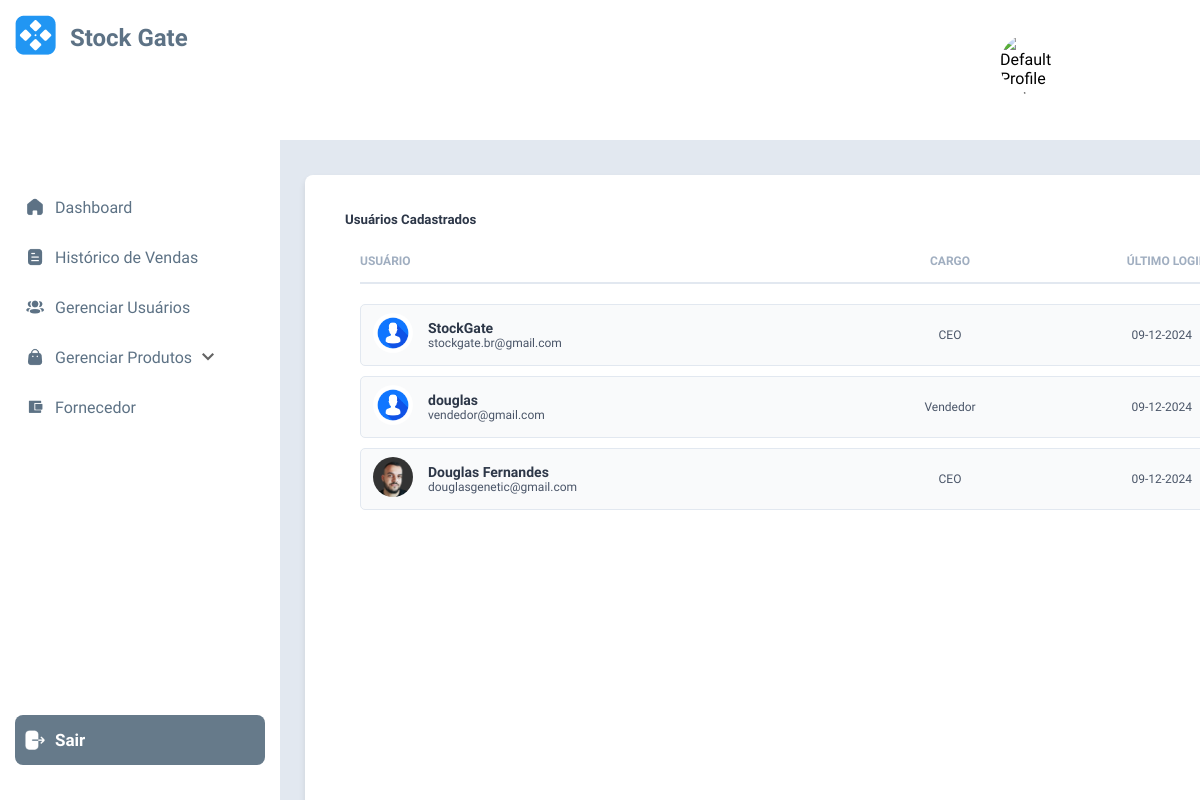
The app's page /usuarios/, older data.
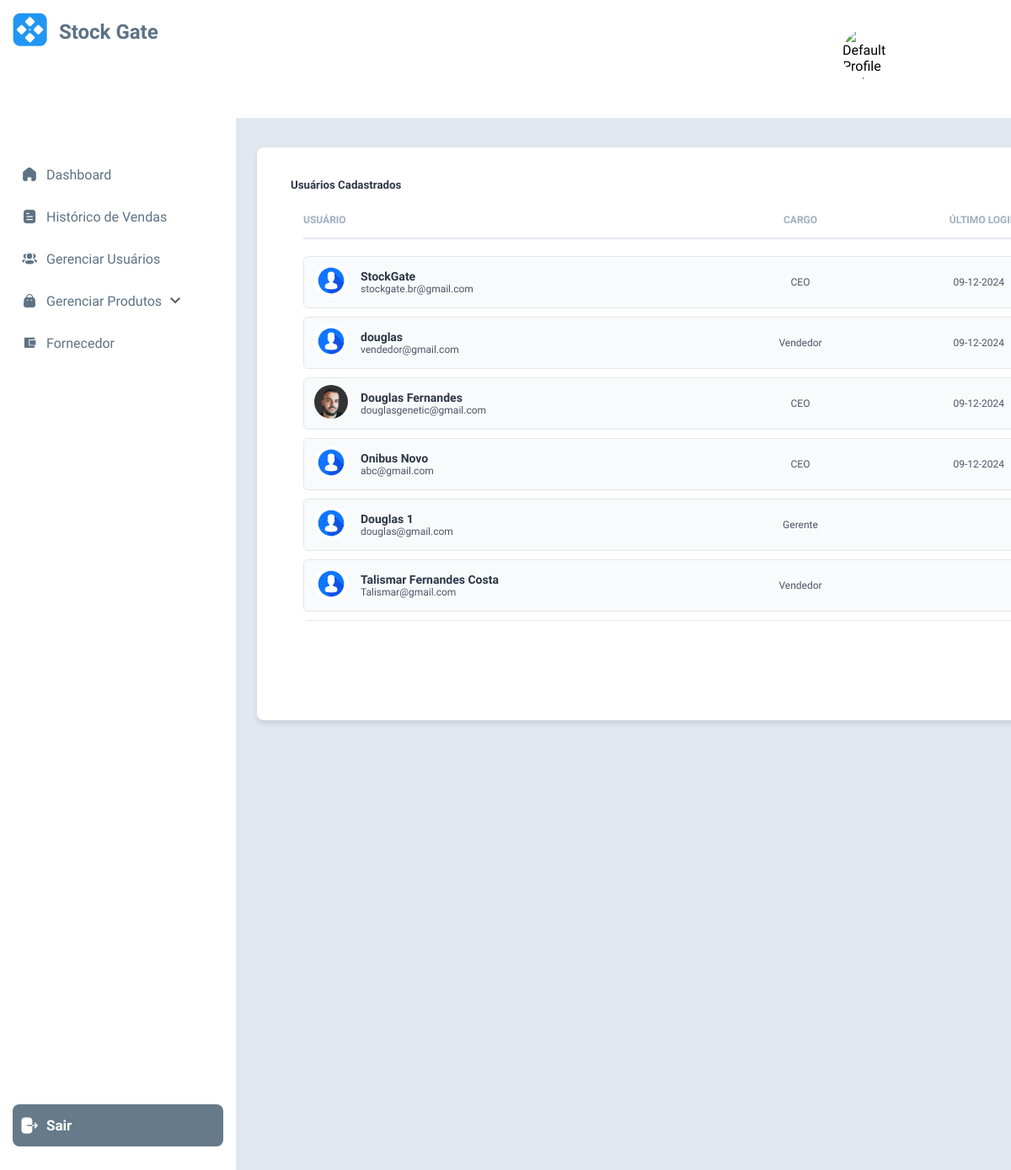
The same page, newer data.
### users/models.py (models this page shows, shortened)
class CustomUser(AbstractUser):
    objects = CustomUserManager()
    first_name = None
    last_name = None
    username = None
    USERNAME_FIELD = "email"
    email = models.EmailField("email", unique=True)
    name = models.CharField("name", max_length=150)
    cpf = models.CharField("cpf", max_length=15)
    profile_picture = models.ImageField(upload_to='profile_pictures/', null=True, blank=True, default='profile_pictures/default.jpg')
    REQUIRED_FIELDS = []

### users/views.py (the view)
# urls.py: path('usuarios/', views.UsersListView. as_view(), name="usuarios")
class UsersListView(ListView):
    model = models.CustomUser

### templates/users/customuser_list.html (shortened to what this page needs)
{% extends 'users/ceo/base.html' %}
{% load static %}
{% block head %}
<link rel="stylesheet" href="{% static 'css/ceo/customuser_list.css' %}">
{% endblock %}
{% block content %}
<section id="core">
    <h5>Usuários Cadastrados</h5>
    <div id="users-container">
        <ul id="users">
            <div class="user-titles">
                <span class="title">USUÁRIO</span>
                <span class="title">CARGO</span>
                <span class="title">ÚLTIMO LOGIN</span>
            </div>
            {% for user in object_list %}
                <div class="user-card">
                    <div class="user-info">
                        <div class="user-photo">
                            <img src="{{ user.profile_picture.url }}" alt="Foto de {{ user.name }}" />
                        </div>
                        <div class="user-details">
                            <span class="user-name">{{ user.name }}</span>
                            <span class="user-email">{{ user.email }}</span>
                        </div>
                        <span class="user-group">{{ user.groups.first }}</span>
                        <span class="user-last-login">{{ user.last_login|date:"d-m-Y" }}</span>
                    </div>
                </div>
            {% endfor %}
        </ul>
    </div>
</section>
{% endblock %}

### templates/users/ceo/base.html (shortened to what this page needs)
{% load static %}
<!DOCTYPE html>
<html lang="en">
<head>
    <link rel="stylesheet" href="{% static 'css/ceo/base.css' %}">
    {% block head %}{% endblock %}
</head>
<body>
    <header id="header">
        <div id="pic-profile">
            {% if request.user.profile_picture %}
                <img src="{{ request.user.profile_picture.url }}" alt="Profile Picture" style="max-width: 60px; max-height: 60px; border-radius: 50%;" />
            {% else %}
                <img src="{% static 'images/default.jpg' %}" alt="Default Profile Picture" style="max-width: 60px; max-height: 60px; border-radius: 50%;" />
            {% endif %}
        </div>
    </header>
    <div class="sidebar">
        <div id="logo">
            <div id="logo-child"><img src="{% static 'images/logo.png' %}" alt="logo Stock Gate"></div>
            <div id="logo-name">Stock Gate</div>
        </div>
        <ul>
            <li><a href="#dashboard"><img src="{% static 'images/ceo/Home.png' %}" alt="Dashboard Icon">Dashboard</a></li>
            <li><a href="#historico"><img src="{% static 'images/ceo/Document.png' %}" alt="Histórico Icon">Histórico de Vendas</a></li>
            <li><a href="{% url "usuarios" %}"><img src="{% static 'images/ceo/3 User.png' %}" alt="Usuários Icon">Gerenciar Usuários</a></li>
            <li class="dropdown">
                <a href="#produtos" class="dropdown-btn"><img src="{% static 'images/ceo/Bag.png' %}" alt="Produtos Icon">Gerenciar Produtos                        <img src="{% static 'images/ceo/down.png' %}" alt="Seta" style="width: auto; height: auto; margin-left: 10px;" />
                </a>
            </li>
            <li><a href="#fornecedor"><img src="{% static 'images/ceo/wallet.png' %}" alt="Fornecedor Icon">Fornecedor</a></li>
        </ul>
        <a class="logout-btn" href="{% url "logout" %}">
            <img src="{% static 'images/ceo/Logout.png' %}"  alt="Ícone de Sair" class="logout-icon">
            Sair
        </a>
    </div>
    <div class="content">
        {% block content %}{% endblock %}
    </div>
</body>
</html>

### static/css/ceo/base.css (style rules this page uses)
* { font-family: "Epilogue", sans-serif; }
body { margin: 0; font-family: "Epilogue", sans-serif; display: flex; background-color: #E2E8F0; height: 100vh; user-select: none; }
#sidebar, #header { user-select: none; }
#header { height: 140px; width: 100%; background-color: #fff; position: fixed; top: 0; display: flex; justify-content: flex-end; align-items: center; flex-direction: row; z-index: auto; padding: 0 20px; font-family: "Epilogue", sans-serif; }
#header img { max-width: 70px; max-height: 70px; border-radius: 50%; margin-left: 10px; }
#pic-profile { padding-right: 30px; }
#header img, #openModalBtn { cursor: pointer; }
.sidebar { width: 250px; background-color: #fff; color: #5D7285; height: 100vh; padding: 15px; position: fixed; display: flex; flex-direction: column; font-family: "Epilogue", sans-serif; }
.sidebar #logo { display: flex; flex-direction: row; align-items: center; font-family: "Epilogue", sans-serif; color: #5D7285; font-weight: 600; font-size: 24px; padding-bottom: 100px; }
#logo #logo-child { margin-right: 7px; }
#logo #logo-name { margin-left: 7px; }
.sidebar ul { list-style-type: none; padding: 0; }
.sidebar ul li { margin: 10px 0; }
.sidebar ul li a { color: #5D7285; text-decoration: none; display: flex; align-items: center; padding: 10px; border-radius: 5px; transition: background-color 0.3s; font-size: 16px; font-weight: 400; }
.sidebar ul li a img { width: 20px; height: 20px; margin-right: 10px; }
.logout-btn { display: flex; align-items: center; background-color: #667A8A; color: white; height: 50px; width: 230px; border: none; padding: 0 10px; margin-bottom: 50px; font-family: 'Epilogue', sans-serif; font-weight: bold; font-size: 17px; cursor: pointer; margin-top: auto; border-radius: 8px; text-decoration: none; }
.logout-icon { width: 20px; height: 20px; margin-right: 10px; }
.content { margin-left: 285px; margin-top: 135px; padding: 20px; width: 100%; height: 100%; position: fixed; }
section { margin-top: 20px; }

### static/css/ceo/customuser_list.css (style rules this page uses)
.content { display: flex; justify-content: flex-start; flex-direction: column; font-family: 'Epilogue', sans-serif; max-height: 700px; }
h5 { color: #2D3748; margin-left: 25px; margin-bottom: 10px; }
#core { max-width: 1170px; height: 100%; background-color: #fff; padding: 15px; border-radius: 8px; box-shadow: 0 4px 6px rgba(0, 0, 0, 0.1); }
#users-container { max-height: 500px; overflow-y: auto; margin: 0; padding: 0; }
#users { display: flex; flex-direction: column; gap: 10px; }
.user-titles { display: grid; grid-template-columns: 50px 2fr 1fr 1fr 1fr; gap: 5px; margin-bottom: 10px; text-align: center; position: -webkit-sticky; position: sticky; top: 0; background-color: #fff; z-index: 10; border-bottom: 2px solid #E2E8F0; padding-bottom: 8px; }
.title { font-size: 12px; color: #A0AEC0; font-weight: bold; text-transform: uppercase; padding-bottom: 4px; line-height: 1.4; }
.user-card { border: 1px solid #E2E8F0; border-radius: 5px; padding: 8px 12px; background-color: #F9FAFB; display: flex; align-items: center; gap: 10px; }
.user-info { display: grid; grid-template-columns: 50px 2fr 1fr 1fr 1fr; gap: 5px; align-items: center; width: 100%; }
.user-photo img { width: 40px; height: 40px; border-radius: 50%; object-fit: cover; }
.user-details { display: flex; flex-direction: column; text-align: left; }
.user-name { font-size: 14px; font-weight: bold; color: #2D3748; }
.user-email { font-size: 12px; color: #4A5568; }
.user-group, .user-last-login { font-size: 12px; color: #4A5568; text-align: center; }

Row changes from the older to the newer data that the page shows:
added CustomUser: profile_picture (placeholder picture), name "Onibus Novo", email "abc@gmail.com", groups.first "CEO", last_login "09-12-2024"
added CustomUser: profile_picture (placeholder picture), name "Douglas 1", email "douglas@gmail.com", groups.first "Gerente"
added CustomUser: profile_picture (placeholder picture), name "Talismar Fernandes Costa", email "Talismar@gmail.com", groups.first "Vendedor"
